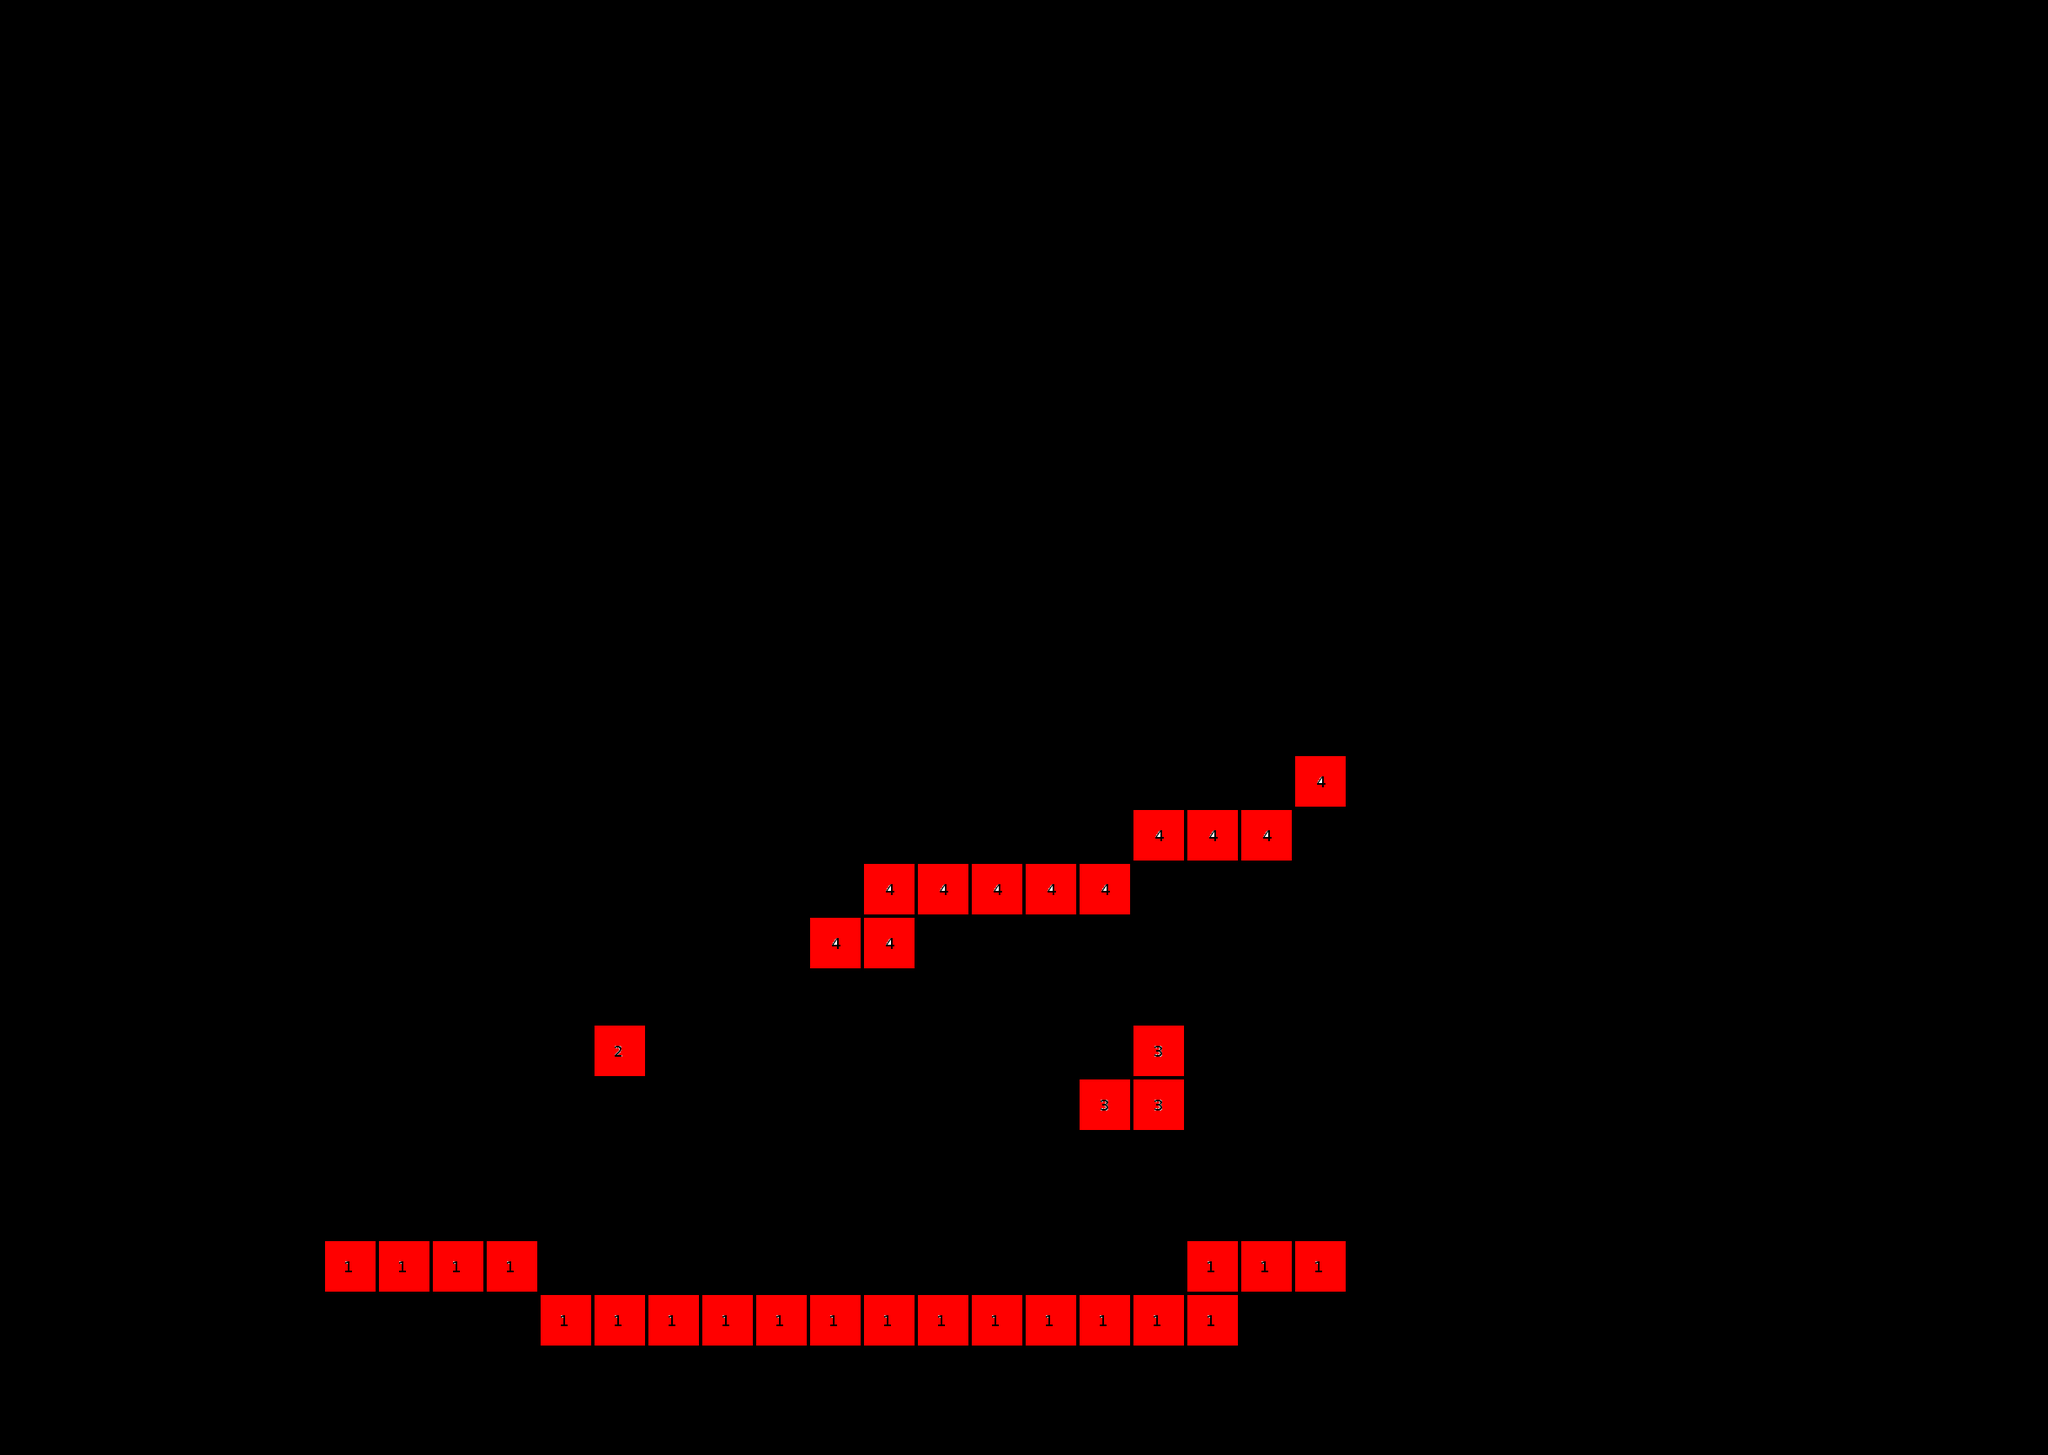

The image is a tile-based game level rendered from a .tmx file. Its description and source (layers, tilesets, objects; grid data summarised) follow:
An orthogonal 38x27 tile map with 64x64 px tiles, 3 tile layers (Land, Plant, Building) and 6 objects.

<map version="1.4" tiledversion="1.4.2" orientation="orthogonal" renderorder="right-down" width="38" height="27" tilewidth="64" tileheight="64" infinite="0" nextlayerid="8" nextobjectid="222">
 <tileset firstgid="1" name="Ortho" tilewidth="64" tileheight="64" tilecount="64" columns="8">
  <image source="../../Tracks/Ortho.png" width="512" height="512" />
 </tileset>
 <layer id="1" name="Land" width="38" height="27">
  <data>[1026 cells, 35 non-empty, 4 distinct tile ids]</data>
 </layer>
 <layer id="2" name="Plant" width="38" height="27">
  <data>[1026 cells, 0 non-empty, 0 distinct tile ids]</data>
 </layer>
 <layer id="3" name="Building" width="38" height="27">
  <data>[1026 cells, 0 non-empty, 0 distinct tile ids]</data>
 </layer>
 <objectgroup id="4" name="Triggers" />
 <objectgroup id="5" name="Coins" />
 <objectgroup id="6" name="MovingEntities">
  <object id="198" x="1054" y="58" width="1" />
 </objectgroup>
 <objectgroup id="7" name="Physics" offsetx="1" offsety="-30">
  <object id="199" x="-236" y="1655" width="2918" height="66" />
  <object id="200" x="838" y="738" width="2" />
  <object id="201" x="840" y="738" width="2" />
  <object id="203" x="556" y="721" width="1" height="1" />
  <object id="204" x="1147" y="811" width="1" />
 </objectgroup>
</map>
